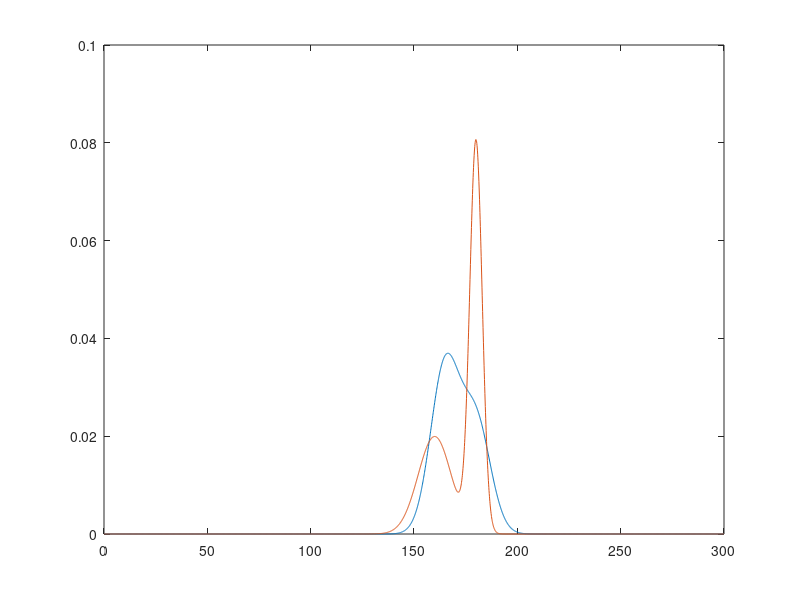
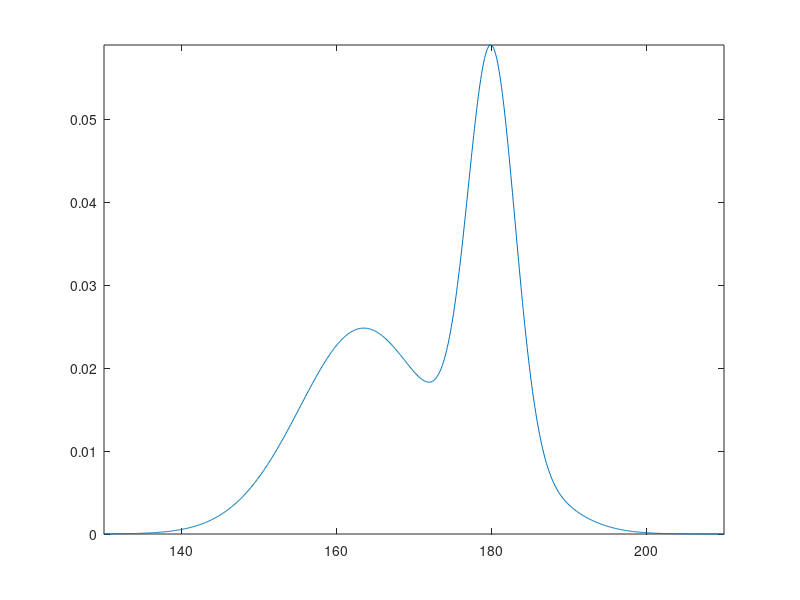
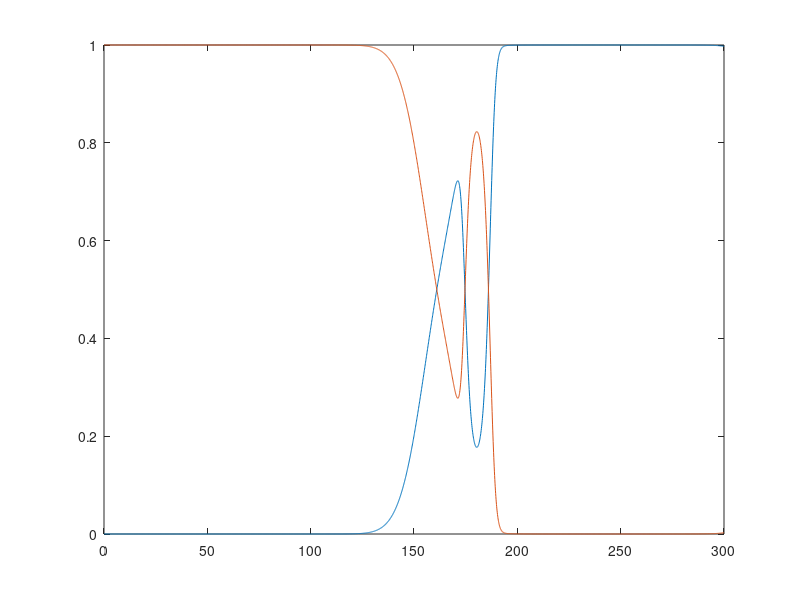

MATLAB code for these plots, in order:
function hw13_jee629()


x = 0:0.1:300;
px_bass = 0.6*pdf('Normal',x,165,7)+0.4*pdf('Normal',x,180,7);
px_salm = 0.6*pdf('Normal',x,180,3)+0.4*pdf('Normal',x,160,8);

plot(x,px_bass)
hold on
plot(x,px_salm)

% marginal distribution
px = px_bass*0.4+px_salm*0.6;

figure
plot(x,px)
axis([130, 210, 0, inf]);

% posterior probabilities for each fish species
pc_bass = px_bass*0.4./px;
pc_salm = px_salm*0.6./px;

figure

plot(x,pc_bass)
hold on
plot(x,pc_salm)